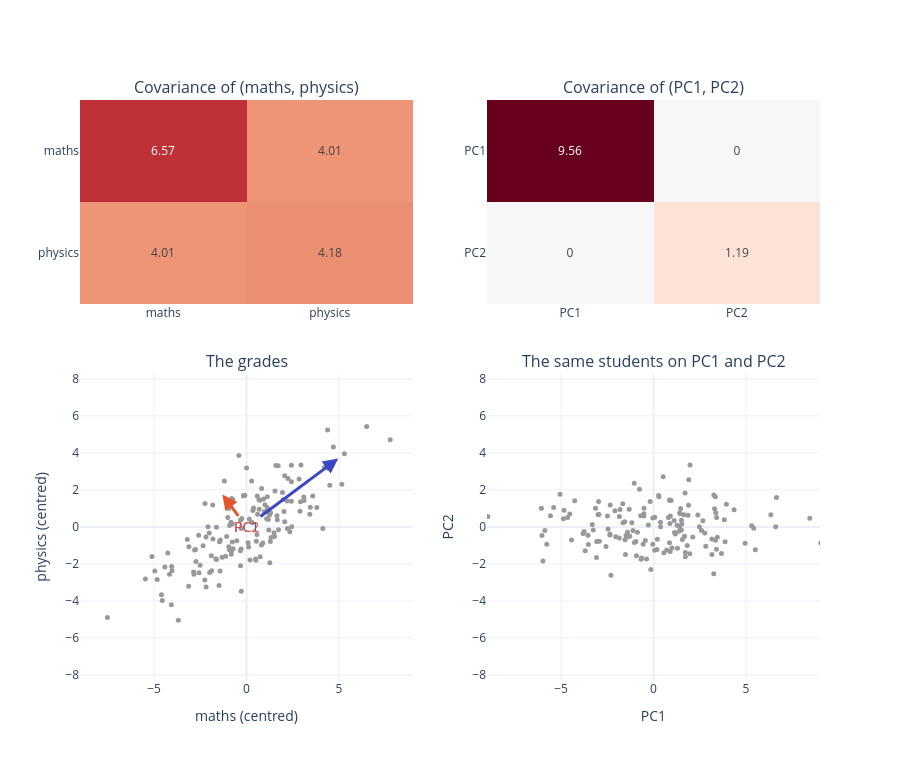

Notebook source saved alongside this figure:
### Markdown cell above
## The new variables are not correlated anymore

The new coordinates of each observation are its projections on the components: $z_k = X_c\,u_k$. This is what `pca.transform` returns. Let's compare the covariance matrix of the grades with the covariance matrix of the new coordinates.

### Code cell
Z = pca.transform(X)
print("transform = centred data × components:", np.allclose(Z, Xc @ pca.components_.T))

cov_before = np.cov(X, rowvar=False)
cov_after = np.cov(Z, rowvar=False)
fig = make_subplots(rows=2, cols=2, row_heights=[0.4, 0.6], vertical_spacing=0.12,
                    subplot_titles=["Covariance of (maths, physics)", "Covariance of (PC1, PC2)", "The grades", "The same students on PC1 and PC2"])
for col, (M, names) in enumerate([(cov_before, ["maths", "physics"]), (cov_after, ["PC1", "PC2"])], start=1):
    fig.add_trace(go.Heatmap(z=M, x=names, y=names, text=M.round(2), texttemplate="%{text}", zmin=-9, zmax=9,
                             colorscale="RdBu_r", showscale=False), row=1, col=col)
    fig.update_yaxes(autorange="reversed", row=1, col=col)
fig.add_trace(go.Scatter(x=Xc[:, 0], y=Xc[:, 1], mode="markers", showlegend=False, marker=dict(size=5, color="#999999")), row=2, col=1)
for k, color in enumerate(["#3B47C4", "#E4572E"]):
    tip = 2 * np.sqrt(pca.explained_variance_[k]) * pca.components_[k]           # 2 standard deviations long
    fig.add_annotation(x=tip[0], y=tip[1], ax=0, ay=0, xref="x3", yref="y3", axref="x3", ayref="y3", text=f"PC{k + 1}",
                       showarrow=True, arrowhead=2, arrowwidth=3, arrowcolor=color, font=dict(color=color, size=14))
fig.add_trace(go.Scatter(x=Z[:, 0], y=Z[:, 1], mode="markers", showlegend=False, marker=dict(size=5, color="#999999")), row=2, col=2)
fig.update_xaxes(range=[-9, 9], title_text="maths (centred)", row=2, col=1)
fig.update_yaxes(range=[-7, 7], title_text="physics (centred)", scaleanchor="x3", row=2, col=1)
fig.update_xaxes(range=[-9, 9], title_text="PC1", row=2, col=2)
fig.update_yaxes(range=[-7, 7], title_text="PC2", scaleanchor="x4", row=2, col=2)
fig.update_layout(height=760)
fig.show()

### Figure 1 — Plotly figure (JSON) as saved in the notebook; plotly's stock layout.template omitted (floating-point values rounded to 4 significant figures; data arrays with more than 128 entries replaced by an {"elided": "..."} marker saying what was removed)
{"data": [{"colorscale": [[0.0, "rgb(5,48,97)"], [0.1, "rgb(33,102,172)"], [0.2, "rgb(67,147,195)"], [0.3, "rgb(146,197,222)"], [0.4, "rgb(209,229,240)"], [0.5, "rgb(247,247,247)"], [0.6, "rgb(253,219,199)"], [0.7, "rgb(244,165,130)"], [0.8, "rgb(214,96,77)"], [0.9, "rgb(178,24,43)"], [1.0, "rgb(103,0,31)"]], "showscale": false, "text": [[6.57, 4.01], [4.01, 4.18]], "texttemplate": "%{text}", "type": "heatmap", "x": ["maths", "physics"], "xaxis": "x", "y": ["maths", "physics"], "yaxis": "y", "z": [[6.57, 4.007], [4.007, 4.178]], "zmax": 9, "zmin": -9}, {"colorscale": [[0.0, "rgb(5,48,97)"], [0.1, "rgb(33,102,172)"], [0.2, "rgb(67,147,195)"], [0.3, "rgb(146,197,222)"], [0.4, "rgb(209,229,240)"], [0.5, "rgb(247,247,247)"], [0.6, "rgb(253,219,199)"], [0.7, "rgb(244,165,130)"], [0.8, "rgb(214,96,77)"], [0.9, "rgb(178,24,43)"], [1.0, "rgb(103,0,31)"]], "showscale": false, "text": [[9.56, 0.0], [0.0, 1.19]], "texttemplate": "%{text}", "type": "heatmap", "x": ["PC1", "PC2"], "xaxis": "x2", "y": ["PC1", "PC2"], "yaxis": "y2", "z": [[9.555, 2.964e-14], [2.964e-14, 1.193]], "zmax": 9, "zmin": -9}, {"marker": {"color": "#999999", "size": 5}, "mode": "markers", "showlegend": false, "type": "scatter", "x": {"elided": "150 float values"}, "xaxis": "x3", "y": {"elided": "150 float values"}, "yaxis": "y3"}, {"marker": {"color": "#999999", "size": 5}, "mode": "markers", "showlegend": false, "type": "scatter", "x": {"elided": "150 float values"}, "xaxis": "x4", "y": {"elided": "150 float values"}, "yaxis": "y4"}], "layout": {"annotations": [{"font": {"size": 16}, "showarrow": false, "text": "Covariance of (maths, physics)", "x": 0.225, "xanchor": "center", "xref": "paper", "y": 1.0, "yanchor": "bottom", "yref": "paper"}, {"font": {"size": 16}, "showarrow": false, "text": "Covariance of (PC1, PC2)", "x": 0.775, "xanchor": "center", "xref": "paper", "y": 1.0, "yanchor": "bottom", "yref": "paper"}, {"font": {"size": 16}, "showarrow": false, "text": "The grades", "x": 0.225, "xanchor": "center", "xref": "paper", "y": 0.528, "yanchor": "bottom", "yref": "paper"}, {"font": {"size": 16}, "showarrow": false, "text": "The same students on PC1 and PC2", "x": 0.775, "xanchor": "center", "xref": "paper", "y": 0.528, "yanchor": "bottom", "yref": "paper"}, {"arrowcolor": "#3B47C4", "arrowhead": 2, "arrowwidth": 3, "ax": 0, "axref": "x3", "ay": 0, "ayref": "y3", "font": {"color": "#3B47C4", "size": 14}, "showarrow": true, "text": "PC1", "x": 4.958, "xref": "x3", "y": 3.694, "yref": "y3"}, {"arrowcolor": "#E4572E", "arrowhead": 2, "arrowwidth": 3, "ax": 0, "axref": "x3", "ay": 0, "ayref": "y3", "font": {"color": "#E4572E", "size": 14}, "showarrow": true, "text": "PC2", "x": -1.305, "xref": "x3", "y": 1.751, "yref": "y3"}], "height": 760, "xaxis": {"anchor": "y", "domain": [0.0, 0.45]}, "xaxis2": {"anchor": "y2", "domain": [0.55, 1.0]}, "xaxis3": {"anchor": "y3", "domain": [0.0, 0.45], "range": [-9, 9], "title": {"text": "maths (centred)"}}, "xaxis4": {"anchor": "y4", "domain": [0.55, 1.0], "range": [-9, 9], "title": {"text": "PC1"}}, "yaxis": {"anchor": "x", "autorange": "reversed", "domain": [0.648, 1.0]}, "yaxis2": {"anchor": "x2", "autorange": "reversed", "domain": [0.648, 1.0]}, "yaxis3": {"anchor": "x3", "domain": [0.0, 0.528], "range": [-7, 7], "scaleanchor": "x3", "title": {"text": "physics (centred)"}}, "yaxis4": {"anchor": "x4", "domain": [0.0, 0.528], "range": [-7, 7], "scaleanchor": "x4", "title": {"text": "PC2"}}}}
